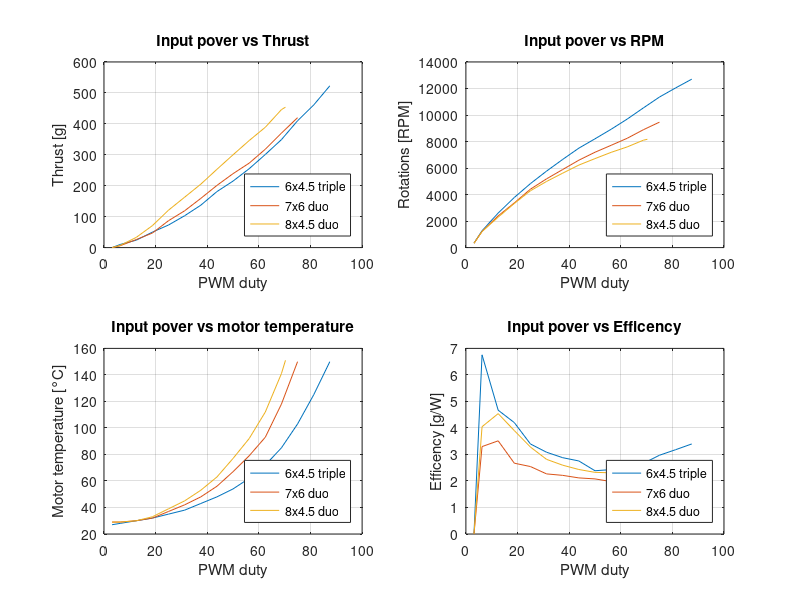
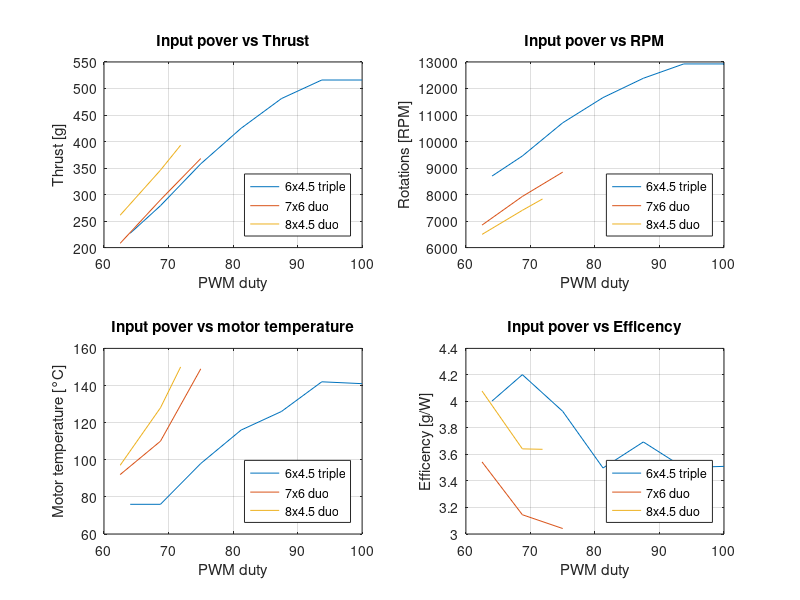
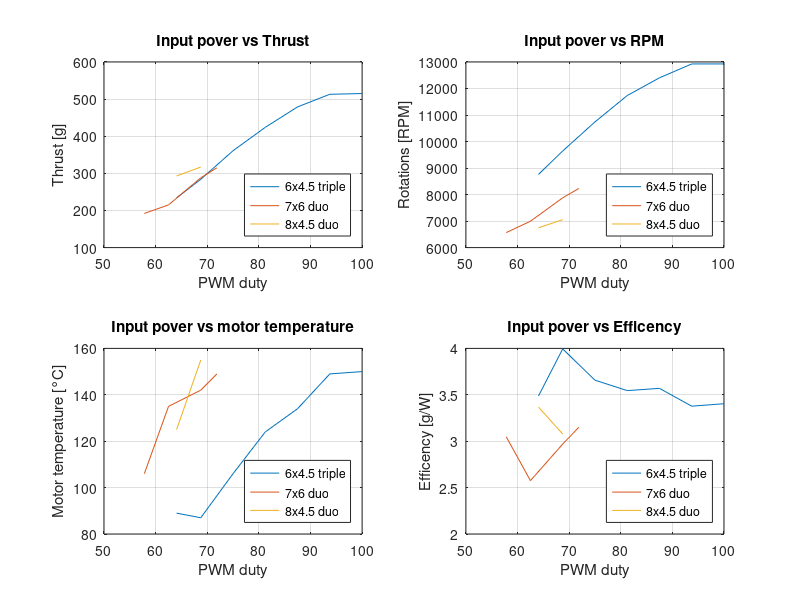
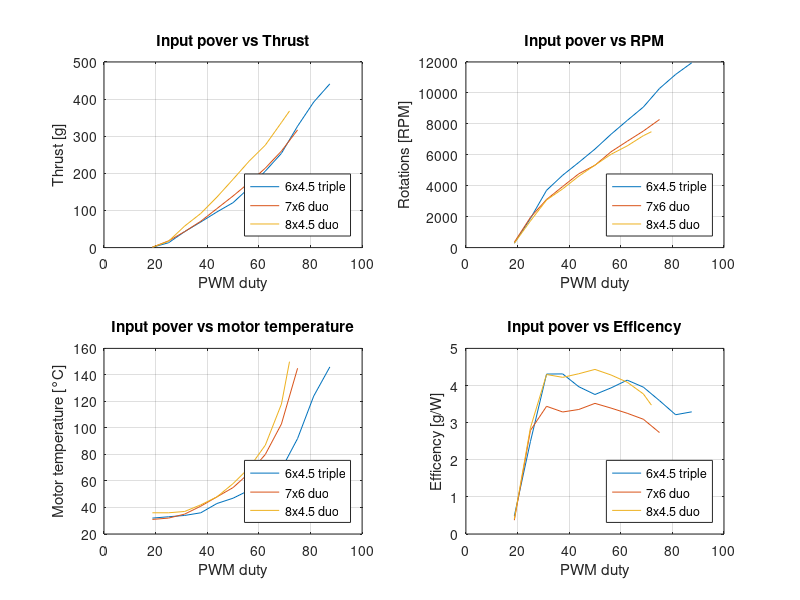

The MATLAB source for these figures, in order:
%   _____ ____  __  __ ______ _____   _____ _____          _      
%  / ____/ __ \|  \/  |  ____|  __ \ / ____|_   _|   /\   | |     
% | |   | |  | | \  / | |__  | |__) | |      | |    /  \  | |     
% | |   | |  | | |\/| |  __| |  _  /| |      | |   / /\ \ | |     
% | |___| |__| | |  | | |____| | \ \| |____ _| |_ / ____ \| |____ 
%  \_____\____/|_|  |_|______|_|  \_\\_____|_____/_/    \_\______|

m1_prop = "6x4.5 triple";
m1_motor = "Tarot 1900kV";
m1_inv = "comercial";
m1_comm = "6-Step";
m1_U = 10;
m1_I = [0.035 0.148 0.514 1.19 2.15 3.34 4.76 6.57 9.01 10.5 12 13.1 13.8 14.5 15.4];
m1_in = [8 16 32 48 64 80 96 112 128 144 160 176 192 208 224];
m1_In = (m1_in*100)/256;
m1_Thrust = [     0    10    24    50    73   103   137   181   215   255   301   349   410   461   523];
m1_rpm = [ 334        1269        2606        3780        4826        5769        6651        7500        8203        8923        9694       10534       11357       12043       12703];
m1_rpm_dev = [  8    18    31    52    69    81    87    97   105   123   141   147   174   216   209];
m1_inv_temp = [ 31    31    31    31    33    34    36    40    44    50    55    61    68    71    81
];
m1_mot_temp = [27    28    30    32    35    38    43    48    54    62    72    85   103   125   150];
m1_p = m1_I * m1_U;
m1_eff = m1_Thrust./m1_p;

m2_prop = "7x6 duo";
m2_motor = "Tarot 1900kV";
m2_inv = "comercial";
m2_comm = "6-Step";
m2_U = 10;
m2_I = [ 0.0370    0.1820    0.7400    1.7600    3.4200    5.2500    7.1900    9.5000   11.5000   13.8000   15.7000   16.5000   17.1000];
m2_in = [8    16    32    48    64    80    96   112   128   144   160   176   192];
m2_In = (m2_in*100)/256;
m2_Thrust = [ 0     6    26    47    87   119   159   201   239   273   318   370   420];
m2_rpm = [ 326        1217        2391        3369        4406        5186        5889        6591        7191        7714        8246        8889        9463];
m2_rpm_dev = [ 5    14    29    47    64    75    80    81    99   123   149   188   172];
m2_inv_temp = [32    31    31    32    34    37    40    43    49    58    65    74    77];
m2_mot_temp = [ 29    29    30    32    37    42    48    56    67    79    93   118   150];
m2_p = m2_I * m2_U;
m2_eff = m2_Thrust./m2_p;

m3_prop = "8x4.5 duo";
m3_motor = "Tarot 1900kV";
m3_inv = "comercial";
m3_comm = "6-Step";
m3_U = 10;
m3_I = [ 0.0370    0.1730    0.7270    1.8200    3.6900    5.7900    7.9000   10.4000   12.9000   15.0000   16.9000   18.7000   18.7000];
m3_in = [ 8    16    32    48    64    80    96   112   128   144   160   176   180];
m3_In = (m3_in*100)/256;
m3_Thrust = [ 0     7    33    71   121   163   205   253   300   346   389   446   454];
m3_rpm = [326        1209        2297        3326        4286        4989        5614        6223        6711        7183        7594        8100        8169];
m3_rpm_dev = [  6    13    27    46    61    64    67    75    90   105   106   111   121];
m3_inv_temp = [  32    31    31    31    34    37    40    46    51    60    67    75    79];
m3_mot_temp = [    29    29    30    33    39    45    53    63    77    92   112   141   151];
m3_p = m3_I * m3_U;
m3_eff = m3_Thrust./m3_p;

%  ____  ______ __  __ ______             __        _____ _______ ______ _____  
% |  _ \|  ____|  \/  |  ____|    _      / /       / ____|__   __|  ____|  __ \ 
% | |_) | |__  | \  / | |__     _| |_   / /_ _____| (___    | |  | |__  | |__) |
% |  _ <|  __| | |\/| |  __|   |_   _| | '_ \______\___ \   | |  |  __| |  ___/ 
% | |_) | |____| |  | | |        |_|   | (_) |     ____) |  | |  | |____| |     
% |____/|______|_|  |_|_|               \___/     |_____/   |_|  |______|_|     
                                                                           
m4_prop = "6x4.5 triple";
m4_motor = "Tarot 1900kV";
m4_inv = "uber";
m4_comm = "6-Step";
m4_U = 10;
m4_I = [5.6700    6.6400    9.1200   12.1500   13.0200   14.7400   14.7000];
m4_in = [164   176   192   208   224   240   256];
m4_In = (m4_in*100)/256;
m4_Thrust = [  227   279   358   425   481   516   516];
m4_rpm = [8700        9454       10706       11657       12386       12926       12926];
m4_rpm_dev = [183   124    88   108   102   107   106];
m4_inv_temp = [ 79    76    85    68    70    72    70];
m4_mot_temp = [76    76    98   116   126   142   141];
m4_p = m4_I * m4_U;
m4_eff = m4_Thrust./m4_p;

m5_prop = "6x4.5 triple";
m5_motor = "Tarot 1900kV";
m5_inv = "developed";
m5_comm = "6-Step";
m5_shift = 30;
m5_U = 10;
m5_I = [6.7100    7.1100    9.8700   11.9600   13.4200   15.1900   15.1300];
m5_in = [164   176   192   208   224   240   256];
m5_In = (m5_in*100)/256;
m5_Thrust = [234   284   361   424   479   513   515];
m5_rpm = [8760        9643       10740       11734       12403       12926       12926];
m5_rpm_dev = [123    88    83    89   103   109   104];
m5_inv_temp = [80    82    89    68    71    74    73];
m5_mot_temp = [89    87   106   124   134   149   150];
m5_p = m5_I * m5_U;
m5_eff = m5_Thrust./m5_p;

m6_prop = "7x6 duo";
m6_motor = "Tarot 1900kV";
m6_inv = "developed";
m6_comm = "6-Step";
m6_U = 10;
m6_I = [ 5.8700    9.2200   12.1000];
m6_in = [ 160   176   192];
m6_In = (m6_in*100)/256;
m6_Thrust = [  208   290   368];
m6_rpm = [6849        7929        8846];
m6_rpm_dev = [ 79    91    78];
m6_inv_temp = [81    99   107];
m6_mot_temp = [92   110   149];
m6_p = m6_I * m6_U;
m6_eff = m6_Thrust./m6_p;

m7_prop = "7x6 duo";
m7_motor = "Tarot 1900kV";
m7_inv = "developed";
m7_comm = "6-Step";
m7_shift = 30;
m7_U = 10;
m7_I = [6.3000    8.3500    9.7000   10.0000];
m7_in = [148   160   176   184];
m7_In = (m7_in*100)/256;
m7_Thrust = [ 192   215   288   315];
m7_rpm = [6566        6994        7877        8229];
m7_rpm_dev = [76   163   103    57];
m7_inv_temp = [86    95   107   101];
m7_mot_temp = [ 106   135   142   149];
m7_p = m7_I * m7_U;
m7_eff = m7_Thrust./m7_p;

m8_prop = "8x4.5 duo";
m8_motor = "Tarot 1900kV";
m8_inv = "developed";
m8_comm = "6-Step";
m8_U = 10;
m8_I = [6.4000    9.5000   10.8000];
m8_in = [160   176   184];
m8_In = (m8_in*100)/256;
m8_Thrust = [261   346   393];
m8_rpm = [6497        7406        7834];
m8_rpm_dev = [56    81    58];
m8_inv_temp = [76    94    98];
m8_mot_temp = [97   128   150];
m8_p = m8_I * m8_U;
m8_eff = m8_Thrust./m8_p;

m9_prop = "8x4.5 duo";
m9_motor = "Tarot 1900kV";
m9_inv = "developed";
m9_comm = "6-Step";
m9_U = 10;
m9_I = [ 8.7000   10.3000];
m9_in = [164   176];
m9_In = (m9_in*100)/256;
m9_Thrust = [ 293   317];
m9_rpm = [6746        7054];
m9_rpm_dev = [59   104];
m9_inv_temp = [94   102];
m9_mot_temp = [125   155];
m9_p = m9_I * m9_U;
m9_eff = m9_Thrust./m9_p;

%   _    _          _      _                  __        _____ _______ ______ _____  
%  | |  | |   /\   | |    | |         _      / /       / ____|__   __|  ____|  __ \ 
%  | |__| |  /  \  | |    | |       _| |_   / /_ _____| (___    | |  | |__  | |__) |
%  |  __  | / /\ \ | |    | |      |_   _| | '_ \______\___ \   | |  |  __| |  ___/ 
%  | |  | |/ ____ \| |____| |____    |_|   | (_) |     ____) |  | |  | |____| |     
%  |_|  |_/_/    \_\______|______|          \___/     |_____/   |_|  |______|_|     
                                                                                

m10_prop = "6x4.5 triple";
m10_motor = "Tarot 1900kV";
m10_inv = "uber";
m10_comm = "6-Step";
m10_U = 10;
m10_I = [ 0.2070    0.5220    0.9980    1.6000    2.4200    3.2200    4.0900    4.9700    6.4200    9.1000   12.2000   13.4000];
m10_in = [ 48    64    80    96   112   128   144   160   176   192   208   224];
m10_In = (m10_in*100)/256;
m10_Thrust = [1    13    43    69    96   121   161   206   254   327   392   441];
m10_rpm = [283        1886        3703        4680        5511        6369        7329        8220        9086       10286       11194       11949];
m10_rpm_dev = [4    25    51    63    75    89   106   117   135   153   174   193];
m10_inv_temp = [37    41    45    49    57    60    64    69    75    88    80    85];
m10_mot_temp = [32    33    34    36    43    47    53    60    69    92   124   146];
m10_p = m10_I * m10_U;
m10_eff = m10_Thrust./m10_p;

m11_prop = "6x4.5 triple";
m11_motor = "Tarot 1900kV";
m11_inv = "developed";
m11_comm = "6-Step";
m11_shift = 30;
m11_U = 10;
m11_I = [0.2240    0.2380    1.2100    1.7900    2.5500    3.3300    4.2600    5.2300    6.5100   10.0000   12.1000   13.6000];
m11_in = [48    64    80    96   112   128   144   160   176   192   208   224];
m11_In = (m11_in*100)/256;
m11_Thrust = [ 1    15    45    71   100   136   180   223   271   365   418   465];
m11_rpm = [257        2040        4037        4971        5846        6754        7517        8571        9146       10483       11597       12274];
m11_rpm_dev = [4    26    55    68    79    88    99   115   125   146   159   183];
m11_inv_temp = [34    41    46    51    56    62    66    72    77    90    75    80];
m11_mot_temp = [29    32    26    40    44    49    55    61    70    97   115   137];
m11_p = m11_I * m11_U;
m11_eff = m11_Thrust./m11_p;

m12_prop = "7x6 duo";
m12_motor = "Tarot 1900kV";
m12_inv = "developed";
m12_comm = "6-Step";
m12_U = 10;
m12_I = [0.2690    0.6450    1.2500    2.1600    3.1300    3.9500    5.1600    6.5800    8.4100   11.6000];
m12_in = [48    64    80    96   112   128   144   160   176   192];
m12_In = (m12_in*100)/256;
m12_Thrust = [1    18    43    71   105   139   175   214   260   317];
m12_rpm = [343        1954        3111        3951        4774        5323        6197        6874        7534        8280];
m12_rpm_dev = [5    26    43    56    65    74    81    93   120   120];
m12_inv_temp = [36    42    45    51    57    62    69    75    84   101];
m12_mot_temp = [ 31    32    35    41    48    55    66    80   103   145];
m12_p = m12_I * m12_U;
m12_eff = m12_Thrust./m12_p;

m13_prop = "7x6 duo";
m13_motor = "Tarot 1900kV";
m13_inv = "developed";
m13_comm = "6-Step";
m13_shift = 30;
m13_U = 10;
m13_I = [ 0.2630    0.6100    1.3400    2.3000    3.1600    4.0900    5.3100    6.6200    8.5100   11.6000];
m13_in = [  48    64    80    96   112   128   144   160   176   192];
m13_In = (m13_in*100)/256;
m13_Thrust = [1    15    44    81   113   149   189   231   279   344];
m13_rpm = [386        1860        3240        4251        5040        5760        6480        7149        7791        8554];
m13_rpm_dev = [ 5    25    45    59    67    74    78    93   112   137];
m13_inv_temp = [39    43    48    56    62    69    74    85    93   104];
m13_mot_temp = [34    34    37    44    51    59    69    87   104   141];
m13_p = m13_I * m13_U;
m13_eff = m13_Thrust./m13_p;

m14_prop = "8x4.5 duo";
m14_motor = "Tarot 1900kV";
m14_inv = "developed";
m14_comm = "6-Step";
m14_U = 10;
m14_I = [0.2490    0.5940    1.3500    2.1800    3.1500    4.1500    5.4400    6.7500    8.9300   10.6000];
m14_in = [48    64    80    96   112   128   144   160   176   184];
m14_In = (m14_in*100)/256;
m14_Thrust = [1    17    58    92   136   184   233   276   337   368];
m14_rpm = [283        1723        3077        3797        4620        5331        6034        6574        7234        7491];
m14_rpm_dev = [4    22    39    59    62    69    80    76    98   111];
m14_inv_temp = [39    41    46    50    55    63    69    75    86    98];
m14_mot_temp = [ 36    36    37    42    48    58    70    87   118   150];
m14_p = m14_I * m14_U;
m14_eff = m14_Thrust./m14_p;

m15_prop = "8x4.5 duo";
m15_motor = "Tarot 1900kV";
m15_inv = "developed";
m15_comm = "6-Step";
m15_U = 10;
m15_I = [290.0000  672.0000    1.3700    2.2400    3.1200    4.3000    5.5100    6.9100    8.7200   11.0000];
m15_in = [48    64    80    96   112   128   144   160   176   184];
m15_In = (m15_in*100)/256;
m15_Thrust = [1    22    63   103   145   202   252   303   349   433];
m15_rpm = [437        2040        3146        4011        4774        5623        6231        6814        7371        7817];
m15_rpm_dev = [ 6    27    43    56    63    72    77    69    97   111];
m15_inv_temp = [33    38    45    50    56    63    70    79    86    98];
m15_mot_temp = [31    32    36    42    49    59    72    90   110   145];
m15_p = m15_I * m15_U;
m15_eff = m15_Thrust./m15_p;

%   _    _          _      _                 _______      ____  __ 
%  | |  | |   /\   | |    | |         _     / ____\ \    / /  \/  |
%  | |__| |  /  \  | |    | |       _| |_  | (___  \ \  / /| \  / |
%  |  __  | / /\ \ | |    | |      |_   _|  \___ \  \ \/ / | |\/| |
%  | |  | |/ ____ \| |____| |____    |_|    ____) |  \  /  | |  | |
%  |_|  |_/_/    \_\______|______|         |_____/    \/   |_|  |_|

m16_prop = "6x4.5 triple";
m16_motor = "Tarot 1900kV";
m16_inv = "uber";
m16_comm = "6-Step";
m16_U = 10;
m16_I = [0.184	0.46	0.662	0.993	1.47	1.99	2.83	3.55	4.7	5.7	6.87	8.45	10.1	10.6];
m16_in = [16	32	48	64	80	96	112	128	144	160	176	192	208	216];
m16_In = (m16_in*100)/256;
m16_Thrust = [0	9	23	48	77	109	144	170	203	238	262	299	326	329];
m16_rpm = [163	2160	3214	4243	5211	6077	6900	7500	8254	8811	9394	9926	10277	10423];
m16_rpm_dev = [5	31	48	66	79	96	119	143	151	146	163	132	180	189];
m16_inv_temp = [37	36	35	36	37	38	41	45	50	55	60	66	75	81];
m16_mot_temp = [36	35	34	35	37	41	49	56	69	78	91	112	138	150];
m16_p = m16_I * m16_U;
m16_eff = m16_Thrust./m16_p;

m17_prop = "6x4.5 triple";
m17_motor = "Tarot 1900kV";
m17_inv = "developed";
m17_comm = "svm";
m17_shift = 30;
m17_U = 10;
m17_I = [0.208	0.445	0.689	1	1.51	2.1	2.75	3.71	4.44	5.82	6.9	8.16	9.84	11.53	12.4];
m17_in = [16	32	48	64	80	96	112	128	144	160	176	192	208	224	232];
m17_In = (m17_in*100)/256;
m17_Thrust = [0	7	27	48	80	113	145	184	213	261	283	315	345	374	387];
m17_rpm = [274	2006	3231	4209	5254	6120	6857	7706	8289	9034	9523	10011	10534	10937	11160];
m17_rpm_dev = [6	27	43	60	74	94	103	120	129	154	163	154	171	170	171];
m17_inv_temp = [35	35	35	35	36	38	40	43	47	52	58	64	72	80	86];
m17_mot_temp = [34	35	35	35	38	41	45	52	58	67	80	94	115	137	150];
m17_p = m17_I * m17_U;
m17_eff = m17_Thrust./m17_p;

m18_prop = "7x6 duo";
m18_motor = "Tarot 1900kV";
m18_inv = "developed";
m18_comm = "svm";
m18_U = 10;
m18_I = [0.187	0.425	0.735	1.18	1.77	2.48	3.44	4.48	5.78	7.31	9.02];
m18_in = [16	32	48	64	80	96	112	128	144	160	176];
m18_In = (m18_in*100)/256;
m18_Thrust = [1	16	37	63	91	124	155	189	217	248	274];
m18_rpm = [291	1817	2863	3711	4491	5229	5871	6446	6909	7329	7680];
m18_rpm_dev = [4	28	45	64	86	94	111	137	137	146	163];
m18_inv_temp = [33	33	34	45	37	43	46	52	59	70	77];
m18_mot_temp = [29	30	32	35	40	48	58	76	96	123	150];
m18_p = m18_I * m18_U;
m18_eff = m18_Thrust./m18_p;

m19_prop = "7x6 duo";
m19_motor = "Tarot 1900kV";
m19_inv = "developed";
m19_comm = "svm";
m19_shift = 30;
m19_U = 10;
m19_I = [0.191	0.442	0.753	1.2	1.78	2.5	3.41	4.51	5.74	6.95	8.68	10.3];
m19_in = [16	32	48	64	80	96	112	128	144	160	176	192];
m19_In = (m19_in*100)/256;
m19_Thrust = [1	13	39	65	95	128	163	200	235	261	296	325];
m19_rpm = [274	1800	2863	3737	4526	5271	5914	6514	7020	7449	7894	8263];
m19_rpm_dev = [4	29	46	63	82	94	111	129	137	154	163	189];
m19_inv_temp = [30	33	34	36	38	42	46	54	58	65	73	81];
m19_mot_temp = [28	30	32	35	40	47	55	66	80	98	120	145];
m19_p = m19_I * m19_U;
m19_eff = m19_Thrust./m19_p;

m20_prop = "8x4.5 duo";
m20_motor = "Tarot 1900kV";
m20_inv = "developed";
m20_comm = "svm";
m20_U = 10;
m20_I = [0.19	0.428	0.759	1.22	1.83	2.26	3.62	4.73	6.13	7.75	8.47];
m20_in = [16	32	48	64	80	96	112	128	144	160	168];
m20_In = (m20_in*100)/256;
m20_Thrust = [1	15	45	80	121	162	207	242	275	302	317];
m20_rpm = [291	1800	2811	3651	4397	5083	5691	6214	6617	6951	7097];
m20_rpm_dev = [4	27	46	57	83	103	120	137	154	197	180];
m20_inv_temp = [28	28	31	33	36	39	43	49	57	65	72];
m20_mot_temp = [29	30	32	35	42	50	62	80	102	132	150];
m20_p = m20_I * m20_U;
m20_eff = m20_Thrust./m20_p;

m21_prop = "8x4.5 duo";
m21_motor = "Tarot 1900kV";
m21_inv = "developed";
m21_comm = "svm";
m21_U = 10;
m21_I = [0.2	0.446	0.778	1.37	1.86	2.64	3.66	4.86	6.1	7.62	9.18	10];
m21_in = [16	32	48	64	80	96	112	128	144	160	176	184];
m21_In = (m21_in*100)/256;
m21_Thrust = [1	17	47	108	139	182	219	251	289	331	369	386];
m21_rpm = [274	1783	2820	3823	4414	5117	5726	6283	6703	7106	7483	7637];
m21_rpm_dev = [4	27	45	69	81	100	123	135	189	189	180	171];
m21_inv_temp = [32	33	32	34	36	40	45	49	57	63	72	77];
m21_mot_temp = [32	32	33	37	40	48	58	70	88	110	138	150];
m21_p = m21_I * m21_U;
m21_eff = m21_Thrust./m21_p;

%%%%%%%%%%%%%%%%%%%%%%%%%%%%%%%%%%%%%%%%%%%%%%%%%%%%%%%%%%%%%%%%
%%%%%%%%%%%%%%%%%%%%%%%%%%%%%%%%%%%%%%%%%%%%%%%%%%%%%%%%%%%%%%%%
%%%%%%%%%%%%%%%%%%%%%%%%%%%%%%%%%%%%%%%%%%%%%%%%%%%%%%%%%%%%%%%%

close all;

figure(1);

subplot(2,2,1);
plot(m1_In,m1_Thrust);
hold on;
plot(m2_In,m2_Thrust);
hold on;
plot(m3_In,m3_Thrust);
grid on;
legend({m1_prop,m2_prop,m3_prop},'Location','southeast');
title("Input pover vs Thrust");
xlabel("PWM duty");
ylabel("Thrust [g]");

subplot(2,2,2);
plot(m1_In,m1_rpm);
hold on;
plot(m2_In,m2_rpm);
hold on;
plot(m3_In,m3_rpm);
grid on;
legend({m1_prop,m2_prop,m3_prop},'Location','southeast');
title("Input pover vs RPM");
xlabel("PWM duty");
ylabel("Rotations [RPM]");

subplot(2,2,3);
plot(m1_In,m1_mot_temp);
hold on;
plot(m2_In,m2_mot_temp);
hold on;
plot(m3_In,m3_mot_temp);
grid on;
legend({m1_prop,m2_prop,m3_prop},'Location','southeast');
title("Input pover vs motor temperature");
xlabel("PWM duty");
ylabel("Motor temperature [°C]");

subplot(2,2,4);
plot(m1_In,m1_eff);
hold on;
plot(m2_In,m2_eff);
hold on;
plot(m3_In,m3_eff);
grid on;
legend({m1_prop,m2_prop,m3_prop},'Location','southeast');
title("Input pover vs Efficency");
xlabel("PWM duty");
ylabel("Efficency [g/W]");

figure(2);

subplot(2,2,1);
plot(m4_In,m4_Thrust);
hold on;
plot(m6_In,m6_Thrust);
hold on;
plot(m8_In,m8_Thrust);
grid on;
legend({m4_prop,m6_prop,m8_prop},'Location','southeast');
title("Input pover vs Thrust");
xlabel("PWM duty");
ylabel("Thrust [g]");

subplot(2,2,2);
plot(m4_In,m4_rpm);
hold on;
plot(m6_In,m6_rpm);
hold on;
plot(m8_In,m8_rpm);
grid on;
legend({m4_prop,m6_prop,m8_prop},'Location','southeast');
title("Input pover vs RPM");
xlabel("PWM duty");
ylabel("Rotations [RPM]");

subplot(2,2,3);
plot(m4_In,m4_mot_temp);
hold on;
plot(m6_In,m6_mot_temp);
hold on;
plot(m8_In,m8_mot_temp);
grid on;
legend({m4_prop,m6_prop,m8_prop},'Location','southeast');
title("Input pover vs motor temperature");
xlabel("PWM duty"); 
ylabel("Motor temperature [°C]");

subplot(2,2,4);
plot(m4_In,m4_eff);
hold on;
plot(m6_In,m6_eff);
hold on;
plot(m8_In,m8_eff);
grid on;
legend({m4_prop,m6_prop,m8_prop},'Location','southeast');
title("Input pover vs Efficency");
xlabel("PWM duty");
ylabel("Efficency [g/W]");

figure(3);

subplot(2,2,1);
plot(m5_In,m5_Thrust);
hold on;
plot(m7_In,m7_Thrust);
hold on;
plot(m9_In,m9_Thrust);
grid on;
legend({m5_prop,m7_prop,m9_prop},'Location','southeast');
title("Input pover vs Thrust");
xlabel("PWM duty");
ylabel("Thrust [g]");

subplot(2,2,2);
plot(m5_In,m5_rpm);
hold on;
plot(m7_In,m7_rpm);
hold on;
plot(m9_In,m9_rpm);
grid on;
legend({m5_prop,m7_prop,m9_prop},'Location','southeast');
title("Input pover vs RPM");
xlabel("PWM duty");
ylabel("Rotations [RPM]");

subplot(2,2,3);
plot(m5_In,m5_mot_temp);
hold on;
plot(m7_In,m7_mot_temp);
hold on;
plot(m9_In,m9_mot_temp);
grid on;
legend({m5_prop,m7_prop,m9_prop},'Location','southeast');
title("Input pover vs motor temperature");
xlabel("PWM duty");
ylabel("Motor temperature [°C]");

subplot(2,2,4);
plot(m5_In,m5_eff);
hold on;
plot(m7_In,m7_eff);
hold on;
plot(m9_In,m9_eff);
grid on;
legend({m5_prop,m7_prop,m9_prop},'Location','southeast');
title("Input pover vs Efficency");
xlabel("PWM duty");
ylabel("Efficency [g/W]");

figure(4);

subplot(2,2,1);
plot(m10_In,m10_Thrust);
hold on;
plot(m12_In,m12_Thrust);
hold on;
plot(m14_In,m14_Thrust);
grid on;
legend({m10_prop,m12_prop,m14_prop},'Location','southeast');
title("Input pover vs Thrust");
xlabel("PWM duty");
ylabel("Thrust [g]");

subplot(2,2,2);
plot(m10_In,m10_rpm);
hold on;
plot(m12_In,m12_rpm);
hold on;
plot(m14_In,m14_rpm);
grid on;
legend({m10_prop,m12_prop,m14_prop},'Location','southeast');
title("Input pover vs RPM");
xlabel("PWM duty");
ylabel("Rotations [RPM]");

subplot(2,2,3);
plot(m10_In,m10_mot_temp);
hold on;
plot(m12_In,m12_mot_temp);
hold on;
plot(m14_In,m14_mot_temp);
grid on;
legend({m10_prop,m12_prop,m14_prop},'Location','southeast');
title("Input pover vs motor temperature");
xlabel("PWM duty");
ylabel("Motor temperature [°C]");

subplot(2,2,4);
plot(m10_In,m10_eff);
hold on;
plot(m12_In,m12_eff);
hold on;
plot(m14_In,m14_eff);
grid on;
legend({m10_prop,m12_prop,m14_prop},'Location','southeast');
title("Input pover vs Efficency");
xlabel("PWM duty");
ylabel("Efficency [g/W]");

figure(5);

subplot(2,2,1);
plot(m11_In,m11_Thrust);
hold on;
plot(m13_In,m13_Thrust);
hold on;
plot(m15_In,m15_Thrust);
grid on;
legend({m11_prop,m13_prop,m15_prop},'Location','southeast');
title("Input pover vs Thrust");
xlabel("PWM duty");
ylabel("Thrust [g]");

subplot(2,2,2);
plot(m11_In,m11_rpm);
hold on;
plot(m13_In,m13_rpm);
hold on;
plot(m15_In,m15_rpm);
grid on;
legend({m11_prop,m13_prop,m15_prop},'Location','southeast');
title("Input pover vs RPM");
xlabel("PWM duty");
ylabel("Rotations [RPM]");

subplot(2,2,3);
plot(m11_In,m11_mot_temp);
hold on;
plot(m13_In,m13_mot_temp);
hold on;
plot(m15_In,m15_mot_temp);
grid on;
legend({m11_prop,m13_prop,m15_prop},'Location','southeast');
title("Input pover vs motor temperature");
xlabel("PWM duty");
ylabel("Motor temperature [°C]");

subplot(2,2,4);
plot(m11_In,m11_eff);
hold on;
plot(m13_In,m13_eff);
hold on;
plot(m15_In,m15_eff);
grid on;
legend({m11_prop,m13_prop,m15_prop},'Location','southeast');
title("Input pover vs Efficency");
xlabel("PWM duty");
ylabel("Efficency [g/W]");

figure(6);

subplot(2,2,1);
plot(m16_In,m16_Thrust);
hold on;
plot(m18_In,m18_Thrust);
hold on;
plot(m20_In,m20_Thrust);
grid on;
legend({m16_prop,m18_prop,m20_prop},'Location','southeast');
title("Input pover vs Thrust");
xlabel("PWM duty");
ylabel("Thrust [g]");

subplot(2,2,2);
plot(m16_In,m16_rpm);
hold on;
plot(m18_In,m18_rpm);
hold on;
plot(m20_In,m20_rpm);
grid on;
legend({m16_prop,m18_prop,m20_prop},'Location','southeast');
title("Input pover vs RPM");
xlabel("PWM duty");
ylabel("Rotations [RPM]");

subplot(2,2,3);
plot(m16_In,m16_mot_temp);
hold on;
plot(m18_In,m18_mot_temp);
hold on;
plot(m20_In,m20_mot_temp);
grid on;
legend({m16_prop,m18_prop,m20_prop},'Location','southeast');
title("Input pover vs motor temperature");
xlabel("PWM duty");
ylabel("Motor temperature [°C]");

subplot(2,2,4);
plot(m16_In,m16_eff);
hold on;
plot(m18_In,m18_eff);
hold on;
plot(m20_In,m20_eff);
grid on;
legend({m16_prop,m18_prop,m20_prop},'Location','southeast');
title("Input pover vs Efficency");
xlabel("PWM duty");
ylabel("Efficency [g/W]");

figure(7);

subplot(2,2,1);
plot(m17_In,m17_Thrust);
hold on;
plot(m19_In,m19_Thrust);
hold on;
plot(m21_In,m21_Thrust);
grid on;
legend({m17_prop,m19_prop,m21_prop},'Location','southeast');
title("Input pover vs Thrust");
xlabel("PWM duty");
ylabel("Thrust [g]");

subplot(2,2,2);
plot(m17_In,m17_rpm);
hold on;
plot(m19_In,m19_rpm);
hold on;
plot(m21_In,m21_rpm);
grid on;
legend({m17_prop,m19_prop,m21_prop},'Location','southeast');
title("Input pover vs RPM");
xlabel("PWM duty");
ylabel("Rotations [RPM]");

subplot(2,2,3);
plot(m17_In,m17_mot_temp);
hold on;
plot(m19_In,m19_mot_temp);
hold on;
plot(m21_In,m21_mot_temp);
grid on;
legend({m17_prop,m19_prop,m21_prop},'Location','southeast');
title("Input pover vs motor temperature");
xlabel("PWM duty");
ylabel("Motor temperature [°C]");

subplot(2,2,4);
plot(m17_In,m17_eff);
hold on;
plot(m19_In,m19_eff);
hold on;
plot(m21_In,m21_eff);
grid on;
legend({m17_prop,m19_prop,m21_prop},'Location','southeast');
title("Input pover vs Efficency");
xlabel("PWM duty");
ylabel("Efficency [g/W]");

figure(8);
hold on;
plot(m1_Thrust,m1_eff);
plot(m4_Thrust,m4_eff);
plot(m5_Thrust,m5_eff);
plot(m10_Thrust,m10_eff);
plot(m11_Thrust,m11_eff);
plot(m16_Thrust,m16_eff);
plot(m17_Thrust,m17_eff);

legend(["bemf","bemf+30","hall","hall+30","svm","svm+30","comercial"])
ylabel(["XD"])
ylabel(["Efficency g/W"])
ylabel(["Efficiency [g/W]"])
xlabel(["Thrust [g]"])
